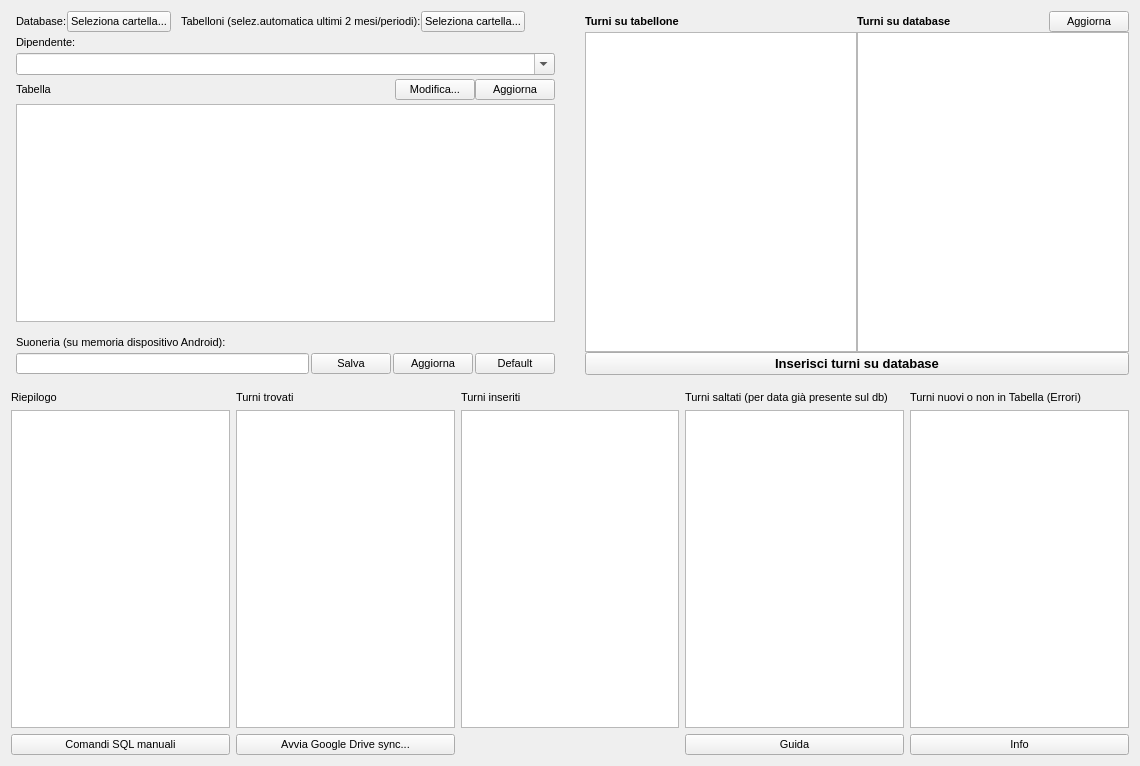
<?xml version="1.0" encoding="UTF-8"?>
<ui version="4.0">
 <class>Form</class>
 <widget class="QWidget" name="Form">
  <property name="geometry">
   <rect>
    <x>0</x>
    <y>0</y>
    <width>1140</width>
    <height>766</height>
   </rect>
  </property>
  <property name="font">
   <font>
    <pointsize>8</pointsize>
   </font>
  </property>
  <property name="windowTitle">
   <string>Work shifts integrator</string>
  </property>
  <layout class="QGridLayout" name="gridLayout_4">
   <item row="0" column="5">
    <layout class="QVBoxLayout" name="verticalLayout_3">
     <property name="spacing">
      <number>0</number>
     </property>
     <item>
      <layout class="QGridLayout" name="gridLayout_2"/>
     </item>
     <item>
      <layout class="QHBoxLayout" name="horizontalLayout">
       <item>
        <layout class="QHBoxLayout" name="horizontalLayout_4">
         <property name="spacing">
          <number>6</number>
         </property>
         <item>
          <widget class="QLabel" name="label_4">
           <property name="sizePolicy">
            <sizepolicy hsizetype="Minimum" vsizetype="Fixed">
             <horstretch>0</horstretch>
             <verstretch>0</verstretch>
            </sizepolicy>
           </property>
           <property name="font">
            <font>
             <pointsize>8</pointsize>
             <weight>75</weight>
             <bold>true</bold>
            </font>
           </property>
           <property name="text">
            <string>Turni su tabellone</string>
           </property>
          </widget>
         </item>
        </layout>
       </item>
       <item>
        <layout class="QHBoxLayout" name="horizontalLayout_5">
         <item>
          <widget class="QLabel" name="label_5">
           <property name="sizePolicy">
            <sizepolicy hsizetype="Minimum" vsizetype="Minimum">
             <horstretch>0</horstretch>
             <verstretch>0</verstretch>
            </sizepolicy>
           </property>
           <property name="font">
            <font>
             <pointsize>8</pointsize>
             <weight>75</weight>
             <bold>true</bold>
            </font>
           </property>
           <property name="text">
            <string>Turni su database</string>
           </property>
          </widget>
         </item>
         <item>
          <widget class="QPushButton" name="pushButton_aggturnsudb">
           <property name="sizePolicy">
            <sizepolicy hsizetype="Maximum" vsizetype="Maximum">
             <horstretch>0</horstretch>
             <verstretch>0</verstretch>
            </sizepolicy>
           </property>
           <property name="text">
            <string>Aggiorna</string>
           </property>
          </widget>
         </item>
        </layout>
       </item>
      </layout>
     </item>
     <item>
      <layout class="QHBoxLayout" name="horizontalLayout_3">
       <item>
        <widget class="QListWidget" name="listWidget_turnitabellone">
         <property name="contextMenuPolicy">
          <enum>Qt::DefaultContextMenu</enum>
         </property>
         <property name="toolTipDuration">
          <number>0</number>
         </property>
        </widget>
       </item>
       <item>
        <widget class="QListWidget" name="listWidget_turnidb"/>
       </item>
      </layout>
     </item>
     <item>
      <widget class="QPushButton" name="pushButton_scriviturnisudb">
       <property name="sizePolicy">
        <sizepolicy hsizetype="Expanding" vsizetype="Maximum">
         <horstretch>0</horstretch>
         <verstretch>0</verstretch>
        </sizepolicy>
       </property>
       <property name="font">
        <font>
         <pointsize>10</pointsize>
         <weight>75</weight>
         <italic>false</italic>
         <bold>true</bold>
         <underline>false</underline>
         <strikeout>false</strikeout>
        </font>
       </property>
       <property name="mouseTracking">
        <bool>false</bool>
       </property>
       <property name="text">
        <string>Inserisci turni su database</string>
       </property>
      </widget>
     </item>
    </layout>
   </item>
   <item row="3" column="5">
    <spacer name="verticalSpacer">
     <property name="orientation">
      <enum>Qt::Vertical</enum>
     </property>
     <property name="sizeType">
      <enum>QSizePolicy::Minimum</enum>
     </property>
     <property name="sizeHint" stdset="0">
      <size>
       <width>20</width>
       <height>10</height>
      </size>
     </property>
    </spacer>
   </item>
   <item row="0" column="0">
    <layout class="QGridLayout" name="gridLayout_3">
     <property name="leftMargin">
      <number>5</number>
     </property>
     <property name="verticalSpacing">
      <number>4</number>
     </property>
     <item row="5" column="2">
      <layout class="QHBoxLayout" name="horizontalLayout_2">
       <property name="leftMargin">
        <number>0</number>
       </property>
       <item>
        <widget class="QLabel" name="label_7">
         <property name="sizePolicy">
          <sizepolicy hsizetype="Maximum" vsizetype="Minimum">
           <horstretch>0</horstretch>
           <verstretch>0</verstretch>
          </sizepolicy>
         </property>
         <property name="font">
          <font>
           <weight>50</weight>
           <bold>false</bold>
          </font>
         </property>
         <property name="text">
          <string>Tabella</string>
         </property>
        </widget>
       </item>
       <item>
        <spacer name="horizontalSpacer">
         <property name="orientation">
          <enum>Qt::Horizontal</enum>
         </property>
         <property name="sizeHint" stdset="0">
          <size>
           <width>40</width>
           <height>20</height>
          </size>
         </property>
        </spacer>
       </item>
       <item>
        <widget class="QPushButton" name="pushButton_modtabella">
         <property name="sizePolicy">
          <sizepolicy hsizetype="Minimum" vsizetype="Maximum">
           <horstretch>0</horstretch>
           <verstretch>0</verstretch>
          </sizepolicy>
         </property>
         <property name="font">
          <font>
           <pointsize>8</pointsize>
           <weight>50</weight>
           <bold>false</bold>
          </font>
         </property>
         <property name="text">
          <string>Modifica...</string>
         </property>
        </widget>
       </item>
       <item>
        <widget class="QPushButton" name="pushButton_aggtabella">
         <property name="sizePolicy">
          <sizepolicy hsizetype="Minimum" vsizetype="Maximum">
           <horstretch>0</horstretch>
           <verstretch>0</verstretch>
          </sizepolicy>
         </property>
         <property name="text">
          <string>Aggiorna</string>
         </property>
        </widget>
       </item>
      </layout>
     </item>
     <item row="3" column="2">
      <widget class="QLabel" name="label_3">
       <property name="font">
        <font>
         <weight>50</weight>
         <bold>false</bold>
        </font>
       </property>
       <property name="text">
        <string>Dipendente:</string>
       </property>
      </widget>
     </item>
     <item row="2" column="2">
      <layout class="QHBoxLayout" name="horizontalLayout_7">
       <property name="leftMargin">
        <number>0</number>
       </property>
       <property name="topMargin">
        <number>0</number>
       </property>
       <property name="rightMargin">
        <number>0</number>
       </property>
       <property name="bottomMargin">
        <number>0</number>
       </property>
       <item>
        <widget class="QLabel" name="label">
         <property name="font">
          <font>
           <weight>50</weight>
           <bold>false</bold>
          </font>
         </property>
         <property name="text">
          <string>Database:</string>
         </property>
        </widget>
       </item>
       <item>
        <widget class="QPushButton" name="pushButton_seldb">
         <property name="sizePolicy">
          <sizepolicy hsizetype="Maximum" vsizetype="Fixed">
           <horstretch>0</horstretch>
           <verstretch>0</verstretch>
          </sizepolicy>
         </property>
         <property name="text">
          <string>Seleziona cartella...</string>
         </property>
        </widget>
       </item>
       <item>
        <spacer name="horizontalSpacer_3">
         <property name="orientation">
          <enum>Qt::Horizontal</enum>
         </property>
         <property name="sizeType">
          <enum>QSizePolicy::Minimum</enum>
         </property>
         <property name="sizeHint" stdset="0">
          <size>
           <width>10</width>
           <height>20</height>
          </size>
         </property>
        </spacer>
       </item>
       <item>
        <widget class="QLabel" name="label_2">
         <property name="font">
          <font>
           <weight>50</weight>
           <bold>false</bold>
          </font>
         </property>
         <property name="text">
          <string>Tabelloni (selez.automatica ultimi 2 mesi/periodi):</string>
         </property>
        </widget>
       </item>
       <item>
        <widget class="QPushButton" name="pushButton_seltabellone">
         <property name="sizePolicy">
          <sizepolicy hsizetype="Maximum" vsizetype="Fixed">
           <horstretch>0</horstretch>
           <verstretch>0</verstretch>
          </sizepolicy>
         </property>
         <property name="text">
          <string>Seleziona cartella...</string>
         </property>
        </widget>
       </item>
       <item>
        <spacer name="horizontalSpacer_2">
         <property name="orientation">
          <enum>Qt::Horizontal</enum>
         </property>
         <property name="sizeHint" stdset="0">
          <size>
           <width>40</width>
           <height>20</height>
          </size>
         </property>
        </spacer>
       </item>
      </layout>
     </item>
     <item row="7" column="2">
      <widget class="QTableWidget" name="tableWidget_tabella">
       <property name="sizePolicy">
        <sizepolicy hsizetype="Preferred" vsizetype="Expanding">
         <horstretch>0</horstretch>
         <verstretch>0</verstretch>
        </sizepolicy>
       </property>
       <property name="font">
        <font>
         <pointsize>7</pointsize>
         <weight>50</weight>
         <bold>false</bold>
        </font>
       </property>
       <property name="editTriggers">
        <set>QAbstractItemView::NoEditTriggers</set>
       </property>
      </widget>
     </item>
     <item row="4" column="2">
      <widget class="QComboBox" name="comboBox_dip">
       <property name="font">
        <font>
         <pointsize>9</pointsize>
        </font>
       </property>
       <property name="editable">
        <bool>true</bool>
       </property>
       <property name="currentText">
        <string/>
       </property>
      </widget>
     </item>
     <item row="9" column="2">
      <widget class="QLabel" name="label_12">
       <property name="text">
        <string>Suoneria (su memoria dispositivo Android): </string>
       </property>
      </widget>
     </item>
     <item row="12" column="2">
      <spacer name="verticalSpacer_3">
       <property name="orientation">
        <enum>Qt::Vertical</enum>
       </property>
       <property name="sizeType">
        <enum>QSizePolicy::Fixed</enum>
       </property>
       <property name="sizeHint" stdset="0">
        <size>
         <width>1</width>
         <height>1</height>
        </size>
       </property>
      </spacer>
     </item>
     <item row="8" column="2">
      <spacer name="verticalSpacer_2">
       <property name="orientation">
        <enum>Qt::Vertical</enum>
       </property>
       <property name="sizeType">
        <enum>QSizePolicy::Minimum</enum>
       </property>
       <property name="sizeHint" stdset="0">
        <size>
         <width>10</width>
         <height>10</height>
        </size>
       </property>
      </spacer>
     </item>
     <item row="10" column="2">
      <layout class="QHBoxLayout" name="horizontalLayout_9">
       <property name="spacing">
        <number>2</number>
       </property>
       <property name="leftMargin">
        <number>0</number>
       </property>
       <property name="topMargin">
        <number>0</number>
       </property>
       <item>
        <widget class="QLineEdit" name="lineEdit_suoneria">
         <property name="sizePolicy">
          <sizepolicy hsizetype="Preferred" vsizetype="Preferred">
           <horstretch>0</horstretch>
           <verstretch>0</verstretch>
          </sizepolicy>
         </property>
         <property name="text">
          <string/>
         </property>
        </widget>
       </item>
       <item>
        <widget class="QPushButton" name="pushButton_modsuoneria">
         <property name="sizePolicy">
          <sizepolicy hsizetype="Maximum" vsizetype="Preferred">
           <horstretch>0</horstretch>
           <verstretch>0</verstretch>
          </sizepolicy>
         </property>
         <property name="text">
          <string>Salva</string>
         </property>
        </widget>
       </item>
       <item>
        <widget class="QPushButton" name="pushButton_aggsuoneria">
         <property name="sizePolicy">
          <sizepolicy hsizetype="Maximum" vsizetype="Fixed">
           <horstretch>0</horstretch>
           <verstretch>0</verstretch>
          </sizepolicy>
         </property>
         <property name="text">
          <string>Aggiorna</string>
         </property>
        </widget>
       </item>
       <item>
        <widget class="QPushButton" name="pushButton">
         <property name="sizePolicy">
          <sizepolicy hsizetype="Maximum" vsizetype="Fixed">
           <horstretch>0</horstretch>
           <verstretch>0</verstretch>
          </sizepolicy>
         </property>
         <property name="text">
          <string>Default</string>
         </property>
        </widget>
       </item>
      </layout>
     </item>
    </layout>
   </item>
   <item row="4" column="0" colspan="6">
    <layout class="QGridLayout" name="gridLayout">
     <item row="0" column="3">
      <widget class="QLabel" name="label_8">
       <property name="text">
        <string>Turni saltati (per data già presente sul db)</string>
       </property>
      </widget>
     </item>
     <item row="0" column="4">
      <widget class="QLabel" name="label_6">
       <property name="text">
        <string>Turni nuovi o non in Tabella (Errori)</string>
       </property>
      </widget>
     </item>
     <item row="0" column="2">
      <widget class="QLabel" name="label_9">
       <property name="text">
        <string>Turni inseriti</string>
       </property>
      </widget>
     </item>
     <item row="1" column="2">
      <widget class="QListWidget" name="listWidget_turniinseriti"/>
     </item>
     <item row="0" column="1">
      <widget class="QLabel" name="label_10">
       <property name="text">
        <string>Turni trovati</string>
       </property>
      </widget>
     </item>
     <item row="1" column="3">
      <widget class="QListWidget" name="listWidget_turnisaltati"/>
     </item>
     <item row="1" column="4">
      <widget class="QListWidget" name="listWidget_errori"/>
     </item>
     <item row="1" column="0">
      <widget class="QListWidget" name="listWidget_riepilogo"/>
     </item>
     <item row="0" column="0">
      <widget class="QLabel" name="label_11">
       <property name="text">
        <string>Riepilogo</string>
       </property>
      </widget>
     </item>
     <item row="1" column="1">
      <widget class="QListWidget" name="listWidget_turnitrovati"/>
     </item>
     <item row="2" column="4">
      <widget class="QPushButton" name="pushButton_info">
       <property name="text">
        <string>Info</string>
       </property>
      </widget>
     </item>
     <item row="2" column="3">
      <widget class="QPushButton" name="pushButton_guida">
       <property name="text">
        <string>Guida</string>
       </property>
      </widget>
     </item>
     <item row="2" column="1">
      <widget class="QPushButton" name="pushButton_drivesync">
       <property name="text">
        <string>Avvia Google Drive sync...</string>
       </property>
      </widget>
     </item>
     <item row="2" column="0">
      <widget class="QPushButton" name="pushButton_customsql">
       <property name="text">
        <string>Comandi SQL manuali</string>
       </property>
      </widget>
     </item>
    </layout>
   </item>
  </layout>
 </widget>
 <tabstops>
  <tabstop>pushButton_scriviturnisudb</tabstop>
  <tabstop>tableWidget_tabella</tabstop>
  <tabstop>listWidget_riepilogo</tabstop>
  <tabstop>comboBox_dip</tabstop>
 </tabstops>
 <resources/>
 <connections>
  <connection>
   <sender>pushButton_seltabellone</sender>
   <signal>clicked()</signal>
   <receiver>Form</receiver>
   <slot>carica_tabellone()</slot>
   <hints>
    <hint type="sourcelabel">
     <x>282</x>
     <y>33</y>
    </hint>
    <hint type="destinationlabel">
     <x>229</x>
     <y>70</y>
    </hint>
   </hints>
  </connection>
  <connection>
   <sender>pushButton_seldb</sender>
   <signal>clicked()</signal>
   <receiver>Form</receiver>
   <slot>carica_database()</slot>
   <hints>
    <hint type="sourcelabel">
     <x>145</x>
     <y>26</y>
    </hint>
    <hint type="destinationlabel">
     <x>279</x>
     <y>27</y>
    </hint>
   </hints>
  </connection>
  <connection>
   <sender>pushButton_scriviturnisudb</sender>
   <signal>clicked()</signal>
   <receiver>Form</receiver>
   <slot>inserisci_turni_pulsante()</slot>
   <hints>
    <hint type="sourcelabel">
     <x>979</x>
     <y>357</y>
    </hint>
    <hint type="destinationlabel">
     <x>898</x>
     <y>509</y>
    </hint>
   </hints>
  </connection>
  <connection>
   <sender>pushButton_aggturnsudb</sender>
   <signal>clicked()</signal>
   <receiver>Form</receiver>
   <slot>aggiorna_gui_turni()</slot>
   <hints>
    <hint type="sourcelabel">
     <x>1065</x>
     <y>36</y>
    </hint>
    <hint type="destinationlabel">
     <x>839</x>
     <y>50</y>
    </hint>
   </hints>
  </connection>
  <connection>
   <sender>pushButton_modtabella</sender>
   <signal>clicked()</signal>
   <receiver>Form</receiver>
   <slot>modifica_tabella_pulsante()</slot>
   <hints>
    <hint type="sourcelabel">
     <x>440</x>
     <y>103</y>
    </hint>
    <hint type="destinationlabel">
     <x>503</x>
     <y>339</y>
    </hint>
   </hints>
  </connection>
  <connection>
   <sender>pushButton_info</sender>
   <signal>clicked()</signal>
   <receiver>Form</receiver>
   <slot>info_pulsante()</slot>
   <hints>
    <hint type="sourcelabel">
     <x>924</x>
     <y>741</y>
    </hint>
    <hint type="destinationlabel">
     <x>989</x>
     <y>660</y>
    </hint>
   </hints>
  </connection>
  <connection>
   <sender>pushButton_aggtabella</sender>
   <signal>clicked()</signal>
   <receiver>Form</receiver>
   <slot>ricarica_tabella()</slot>
   <hints>
    <hint type="sourcelabel">
     <x>521</x>
     <y>103</y>
    </hint>
    <hint type="destinationlabel">
     <x>495</x>
     <y>104</y>
    </hint>
   </hints>
  </connection>
  <connection>
   <sender>pushButton_guida</sender>
   <signal>clicked()</signal>
   <receiver>Form</receiver>
   <slot>guida_pulsante()</slot>
   <hints>
    <hint type="sourcelabel">
     <x>749</x>
     <y>744</y>
    </hint>
    <hint type="destinationlabel">
     <x>648</x>
     <y>750</y>
    </hint>
   </hints>
  </connection>
  <connection>
   <sender>pushButton_drivesync</sender>
   <signal>clicked()</signal>
   <receiver>Form</receiver>
   <slot>googledrivesync_pulsante()</slot>
   <hints>
    <hint type="sourcelabel">
     <x>272</x>
     <y>736</y>
    </hint>
    <hint type="destinationlabel">
     <x>211</x>
     <y>750</y>
    </hint>
   </hints>
  </connection>
  <connection>
   <sender>pushButton_customsql</sender>
   <signal>clicked()</signal>
   <receiver>Form</receiver>
   <slot>comandi_sql_manuali_pulsante()</slot>
   <hints>
    <hint type="sourcelabel">
     <x>216</x>
     <y>745</y>
    </hint>
    <hint type="destinationlabel">
     <x>459</x>
     <y>749</y>
    </hint>
   </hints>
  </connection>
  <connection>
   <sender>pushButton_modsuoneria</sender>
   <signal>clicked()</signal>
   <receiver>Form</receiver>
   <slot>salva_suoneria_pulsante()</slot>
   <hints>
    <hint type="sourcelabel">
     <x>396</x>
     <y>357</y>
    </hint>
    <hint type="destinationlabel">
     <x>515</x>
     <y>369</y>
    </hint>
   </hints>
  </connection>
  <connection>
   <sender>pushButton_aggsuoneria</sender>
   <signal>clicked()</signal>
   <receiver>Form</receiver>
   <slot>aggiorna_lineedit_suoneria()</slot>
   <hints>
    <hint type="sourcelabel">
     <x>475</x>
     <y>364</y>
    </hint>
    <hint type="destinationlabel">
     <x>410</x>
     <y>371</y>
    </hint>
   </hints>
  </connection>
  <connection>
   <sender>pushButton_modsuoneria</sender>
   <signal>clicked()</signal>
   <receiver>Form</receiver>
   <slot>salva_suoneria_pulsante()</slot>
   <hints>
    <hint type="sourcelabel">
     <x>381</x>
     <y>353</y>
    </hint>
    <hint type="destinationlabel">
     <x>442</x>
     <y>382</y>
    </hint>
   </hints>
  </connection>
  <connection>
   <sender>pushButton</sender>
   <signal>clicked()</signal>
   <receiver>Form</receiver>
   <slot>default_suoneria_pulsante()</slot>
   <hints>
    <hint type="sourcelabel">
     <x>532</x>
     <y>353</y>
    </hint>
    <hint type="destinationlabel">
     <x>568</x>
     <y>300</y>
    </hint>
   </hints>
  </connection>
 </connections>
 <slots>
  <slot>carica_tabellone()</slot>
  <slot>carica_database()</slot>
  <slot>inserisci_turni_pulsante()</slot>
  <slot>aggiorna_gui_turni()</slot>
  <slot>modifica_tabella_pulsante()</slot>
  <slot>info_pulsante()</slot>
  <slot>ricarica_tabella()</slot>
  <slot>guida_pulsante()</slot>
  <slot>googledrivesync_pulsante()</slot>
  <slot>comandi_sql_manuali_pulsante()</slot>
  <slot>salva_suoneria_pulsante()</slot>
  <slot>aggiorna_lineedit_suoneria()</slot>
  <slot>default_suoneria_pulsante()</slot>
 </slots>
</ui>
